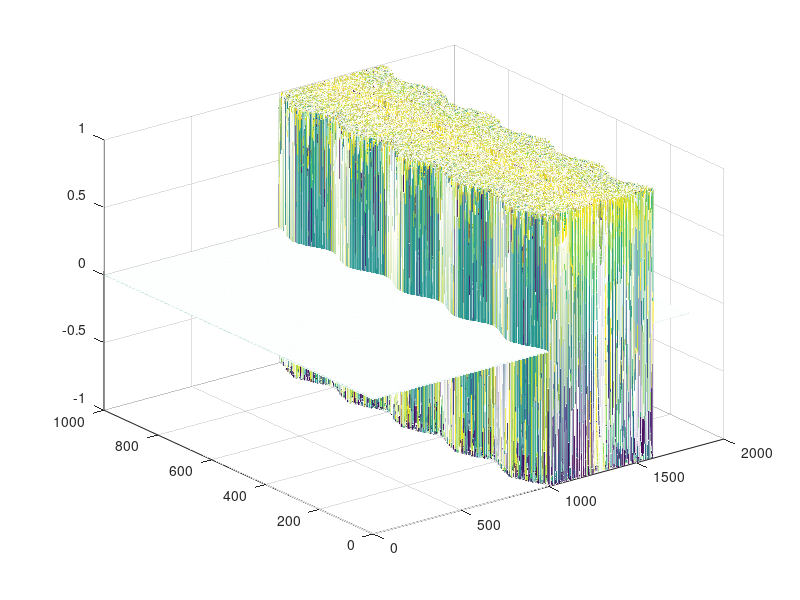
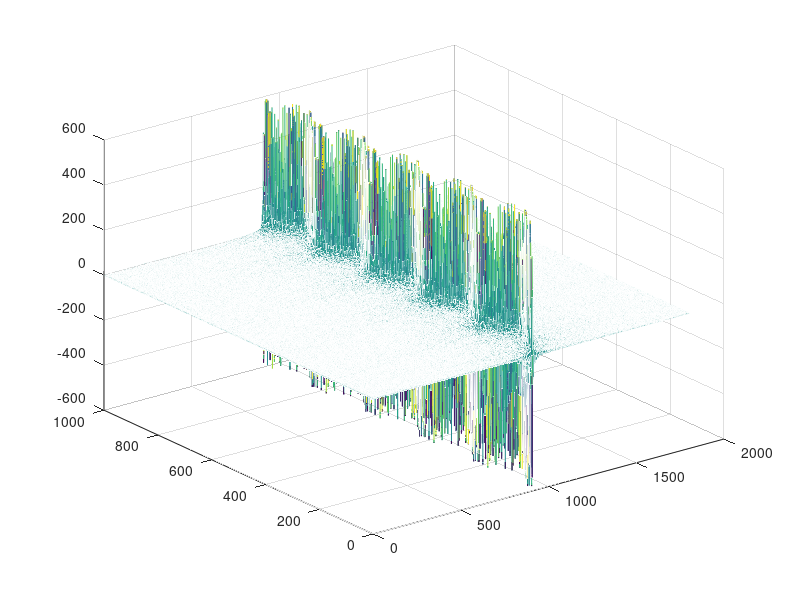

Recreate these plots in MATLAB, in order. (Note: this script raises an error after producing the figures.)
%% 参数
Rref =2e2; 
A = 1;
c = 3e8;
fc = 9e9;
omega = 10*pi;  %目标物体转速
K = 5;  %目标点数量
alpha = pi/6;  %观测角度
R = [1 1.5 2 3 3]*10;  %旋转半径
theta = [pi/2 0 pi/2 0 pi/2]; %初始相位
z = [0 0 20 20 50]; %初始z

Tp = 2e-6;
fs = 300e6;
B = 150e6;
Kr = B/Tp;
TpR = 3e-6;
PRF = 1000;

%% 构造回波

t = ones(PRF,1)*(-TpR:1/fs:TpR);   %%二维时间
tm = (0:PRF-1)/PRF;
s1 = zeros(PRF,2*TpR*fs+1);

for i=4
    R_delta = Rref + R(i)*cos(omega*tm+theta(i))*sin(alpha) - z(i)*cos(alpha);
    tt = t - 2*R_delta'/c*ones(1,2*TpR*fs+1);
    s1 = s1 + rectpuls(tt,Tp).*exp(1j*pi*Kr*tt.^2).*exp(1j*pi*fc*tt);
end

figure;
mesh(real(s1));
%% 脉压处理

t_ref = t - 2*Rref'/c*ones(1,2*TpR*fs+1);
s_ref = rectpuls(t_ref,TpR).*exp(1j*pi*Kr*t_ref.^2).*exp(1j*pi*fc*t_ref);

s2 = s1.*conj(s_ref);
Fs2 = fftshift((fft(s2,2*TpR*fs+1,2)),2);

f = -fs/2:1/TpR/2:fs/2;
figure;
mesh(real(Fs2));
figure;
imagesc(f/2/Kr*c,tm,db(abs(Fs2)));
ylabel("慢时间/s");
xlabel("相对REF处距离/m");

%% GRT方法确定参数

pre_theta = -pi:pi/180:pi;
pre_R = 5:0.1:30;
map = zeros(length(pre_R),length(pre_theta));
test = zeros(1000,1801);

for i = 1:length(pre_R)
    for j = 1:length(pre_theta)
        test = zeros(1000,1801);
        for k = 1:PRF
            map(i,j) = map(i,j) + abs(Fs2(k,round((-pre_R(i)*cos(omega*k/PRF+pre_theta(j))+10*sqrt(3))*4*Kr*TpR/c+TpR*fs+1)));
            test(k,round((-pre_R(i)*cos(omega*k/PRF+pre_theta(j))+10*sqrt(3))*3+TpR*fs+1)) = 1;
        end
    end
end

figure;
mesh(pre_theta,pre_R,map);


% imagesc(f/2/Kr*c,tm,db(real(Fs2)));

%% 梯度GRT方法确定参数
DFs2 = abs(Fs2(1:PRF,2:2*TpR*fs+1))-abs(Fs2(1:PRF,1:2*TpR*fs));
strat_theta = pi/12;
strat_R = 17;

point_theta = strat_theta;
point_R = strat_R;

point_Rmap = zeros(1,200);
point_thetamap = zeros(1,200);

alpha = 0.000008;
figure;
for i = 1:400
    DD_DR = 0;
    DD_Dtheta = 0;
    for m = 1:PRF
        DD_DR = DD_DR + DFs2(m,round((-point_R*cos(omega*k/PRF+point_theta)+10*sqrt(3))*4*Kr*TpR/c+TpR*fs+1))*4*Kr*TpR/c*(-1)*cos(omega*m/PRF+point_theta);
        DD_Dtheta = DD_Dtheta + DFs2(m,round((-point_R*cos(omega*k/PRF+point_theta)+10*sqrt(3))*4*Kr*TpR/c+TpR*fs+1))*4*Kr*TpR/c*point_R*sin(omega*m/PRF+point_theta);
    end
    map_dr = map(2:length(pre_R),1:length(pre_theta))-map(1:length(pre_R)-1,1:length(pre_theta));
    map_dtheta = map(1:length(pre_R),2:length(pre_theta))-map(1:length(pre_R),1:length(pre_theta)-1);
    DD_DR_real = map_dr(round(point_R*10)-49,round(point_theta/pi*180)+181);
    DD_Dtheta_real = map_dtheta(round(point_R*10)-49,round(point_theta/pi*180)+181);

    quiver(point_theta,point_R,alpha*DD_Dtheta_real*10*pi/180,alpha*DD_DR_real);
    hold on;
    point_R = point_R + alpha*DD_DR_real;
    point_theta = point_theta + alpha*DD_Dtheta_real*10*pi/180;
    % point_R = point_R + alpha*DD_DR;
    % point_theta = point_theta + alpha*DD_Dtheta;
    point_Rmap(i) = point_R;
    point_thetamap(i) = point_theta; 
end

% plot(point_Rmap);
% plot(point_thetamap);
%% 确定频率

New_x = (0:PRF-1)/PRF;
New_z = ones(PRF,1)*(-TpR:1/fs:TpR);
New_y = sum(abs(Fs2).*New_z,2);

figure;
plot(New_x,New_y);

New_F = -PRF/2:PRF/2-1;
Fre_y = fftshift(fft(New_y));
plot(New_F,db(real(Fre_y)));